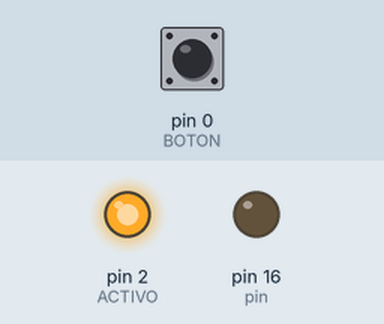
Bench run of a sketch on a simulated Arduino Uno, built with avr-gcc and run on an emulated ATmega328P. On the bench: output pins drawn as LEDs (lit = HIGH). Dashed ring = blinking. The inputs (shaded band) are chosen by the test bench; at power-on: pin 0 (BOTON) HIGH.

Above: at 1.2 s.
1.3 s: pin 0 (BOTON) pulled LOW for 0.15 s
At 1.9 s:
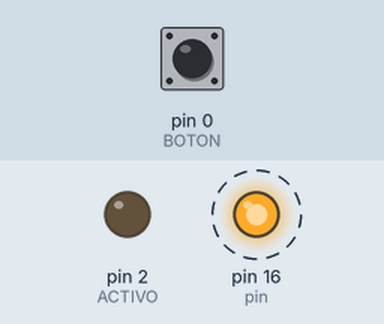
Timing chart, 0 to 12.8 s (numbered marks = the images above; inputs shaded):
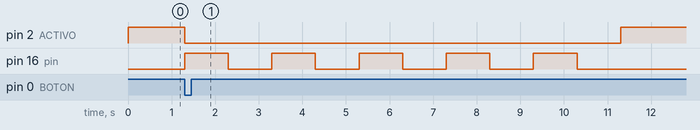

The sketch:

Blink_v-0-0-0.ino
```cpp
#define BOTON 0
#define ACTIVO 2

#include "blink_class.h"

blink_class blink;

void setup()
{
    pinMode(BOTON, INPUT);
    pinMode(ACTIVO, OUTPUT);
    blink.begin();
}

void loop()
{
    digitalWrite(ACTIVO, digitalRead(BOTON));
    if (digitalRead(BOTON) == 0)
    {
        digitalWrite(ACTIVO, digitalRead(BOTON));
        blink.blinkear();
    }
}
```

blink_class.h
```cpp
class blink_class
{
//protected:
public:
    uint16_t tiempoON = 1000;  //ms
    uint16_t tiempoOFF = 1000; //ms
    uint8_t repeticiones = 5;  //veces
    uint8_t pin = 16;          //pin de salida
    uint16_t tiempo = 0;
    uint16_t contador = 0;

public:
    blink_class(uint16_t tON, uint16_t tOFF, uint8_t rep, uint8_t out);
    blink_class();
    void begin();
    void blinkear();
    bool blinkear_p();
    void reset();

};

blink_class::blink_class(uint16_t tON, uint16_t tOFF, uint8_t rep, uint8_t out)
{
    tiempoON = tON;     //ms
    tiempoOFF = tOFF;   //ms
    repeticiones = rep; //veces
    pin = out;          //pin de salida
}

blink_class::blink_class()
{
}

void blink_class::begin()
{
    tiempo = millis();
    pinMode(pin, OUTPUT);
}

void blink_class::blinkear()
{
    for (uint8_t i = 0; i < repeticiones; i++)
    {
        digitalWrite(pin, 1);
        delay(tiempoON);
        digitalWrite(pin, 0);
        delay(tiempoOFF);
    }
}

bool blink_class::blinkear_p()
{
    Serial.println(repeticiones);
    if (contador == repeticiones)
        return true; //Acabo el blink

    uint16_t dt = millis() - (tiempo);

    if (digitalRead(pin) == 1)
    {
        if (dt >= tiempoON)
        {
            tiempo = millis();
            digitalWrite(pin, 0);
            contador++;
        }
    }
    else
    {
        if (dt >= tiempoOFF)
        {
            tiempo = millis();
            digitalWrite(pin, 1);
        }
    }
    return false;
}

void blink_class::reset()
{
    contador = 0;
    tiempo = millis();
}
```

Measured:
- after the input at 1.3 s, pin 2 (ACTIVO): HIGH → LOW at once, → HIGH 10.0 s later; pin 16 (pin): alternates HIGH for 1.0 s and LOW for 1.0 s, 10 changes in all, then stays LOW, starting at once
